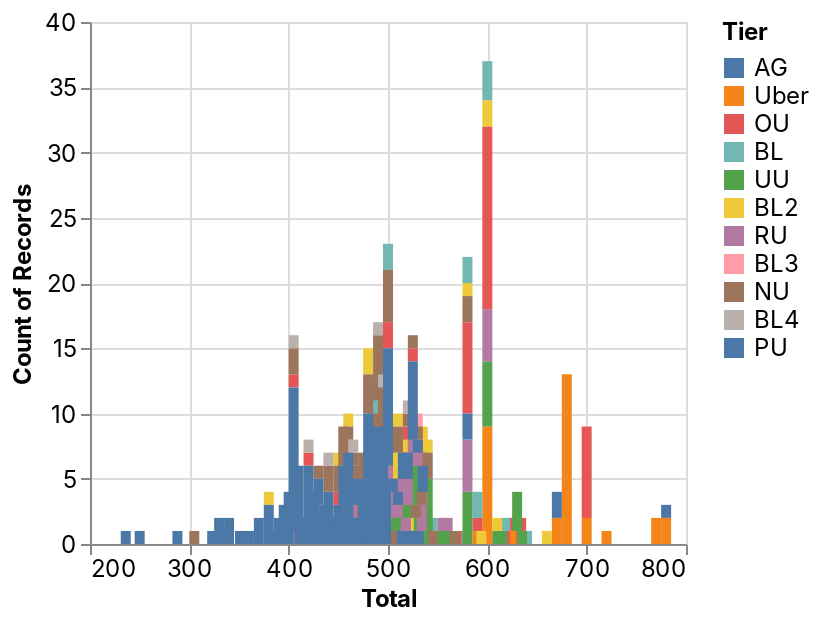

Source (notebook cell):
### Markdown cell above
### Exploratory Data Analysis

### Code cell
_deepnote_run_altair(df, """{"$schema":"https://vega.github.io/schema/vega-lite/v4.json","mark":{"type":"bar","tooltip":{"content":"data"}},"height":220,"autosize":{"type":"fit"},"data":{"name":"placeholder"},"encoding":{"x":{"field":"Total","type":"quantitative","sort":null,"scale":{"type":"linear","zero":false}},"y":{"field":"COUNT(*)","type":"quantitative","sort":null,"aggregate":"count","scale":{"type":"linear","zero":true}},"color":{"field":"Tier","type":"nominal","sort":null,"scale":{"type":"linear","zero":false}}}}""")

### Figure 1 — Vega-Lite specification as saved in the notebook (floating-point values rounded to 4 significant figures; data arrays with more than 128 entries replaced by an {"elided": "..."} marker saying what was removed)
{"config": {"view": {"continuousWidth": 400, "continuousHeight": 300}, "area": {"fill": "#51C0E9"}, "axis": {"labelFont": "Inter, sans-serif", "labelFontSize": 12, "labelFontWeight": "normal", "labelLimit": 60, "labelOverlap": "greedy", "titleFont": "Inter, sans-serif", "titleFontSize": 12, "titleFontWeight": "bold"}, "background": "#ffffff", "legend": {"labelFont": "Inter, sans-serif", "labelFontSize": 12, "titleFont": "Inter, sans-serif", "titleFontSize": 12, "titleFontWeight": "bold"}, "line": {"stroke": "#51C0E9", "strokeWidth": 2}, "rect": {"fill": "#51C0E9"}, "title": {"anchor": "start", "color": "#000000", "font": "Inter, sans-serif", "fontSize": 22, "fontWeight": "normal"}}, "data": {"name": "data-2dffd1b22ba1594db2af28be17f31dfd"}, "mark": {"type": "bar", "tooltip": {"content": "data"}}, "autosize": {"type": "fit"}, "encoding": {"color": {"type": "nominal", "field": "Tier", "scale": {"type": "linear", "zero": false}, "sort": null}, "x": {"type": "quantitative", "field": "Total", "scale": {"type": "linear", "zero": false}, "sort": null}, "y": {"type": "quantitative", "aggregate": "count", "field": "COUNT(*)", "scale": {"type": "linear", "zero": true}, "sort": null}}, "height": 300, "width": "container", "$schema": "https://vega.github.io/schema/vega-lite/v4.json", "datasets": {"data-2dffd1b22ba1594db2af28be17f31dfd": {"elided": "499 records"}}}
